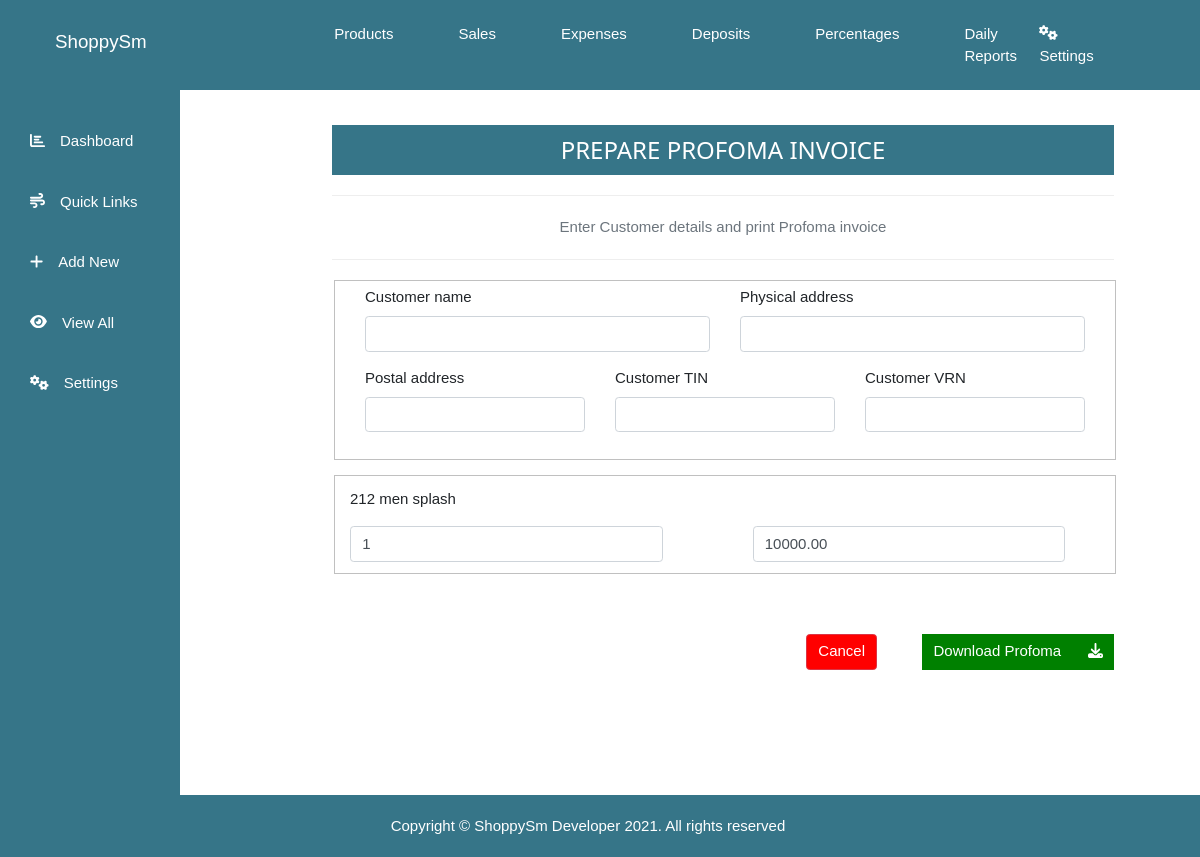
Screenshot of /Create/Invoice/3259/Profoma (signed in) with the database file from the repository.
### istock_app/models.py (models this page shows, shortened)
class OrderItem(models.Model):
    product = models.ForeignKey(products, on_delete = models.SET_NULL, null = True, blank = True)
    sale = models.ForeignKey(sales, on_delete = models.SET_NULL, null = True, blank = True)
    quantity = models.PositiveIntegerField(default = 0, null = True, blank = True)
    date_added = models.DateTimeField(auto_now_add = True)
    price = models.FloatField(null = True, blank = True)
    buying_price = models.FloatField(null = True, blank = True)
    product_name = models.CharField(max_length = 200, null = True, blank = True)

class products(models.Model):
    code = models.CharField(max_length = 10, null=True, blank=True)
    product_name = models.CharField(max_length = 200, unique=True)
    quantity = models.PositiveIntegerField(default = 0)
    buying_price_per_each = models.FloatField(default = 0)
    selling_price_per_each = models.FloatField(default = 0)
    class Meta:
        verbose_name_plural = 'Products'

### istock_app/views.py (the view)
# urls.py: path('Create/Invoice/<int:id>/Profoma', views.prepareProfomaInvoice, name='prepare_profoma_invoice'),
@login_required
def prepareProfomaInvoice(request, id):
    order = sales.objects.get(id = id)
    order.profoma = True
    order.save()
    order.ordered = True
    order.save()
    orderItems = order.orderitem_set.all()
    form = addSalesForm(request.POST or None)
    myTemplate = 'istock/invoice/prepareInvoice.html'
    context = {
        'order': order,
        'form': form,
        'orderItems': orderItems,
    }
    return render(request, myTemplate, context)

### istock_app/forms.py
class addSalesForm(forms.ModelForm):
    class Meta:
        model = sales
        fields = ['customer_name','physical_address', 'postal_address', 'customer_TIN', 'customer_VRN']
        labels = {
            'TIN Number': 'customer_TIN',
            'VRN Number': 'customer_VRN',
        }

### accounts/models.py (called while the page is built)
    def __str__(self):
        return self.username

### istock_app/models.py (called while the page is built)
    def __str__(self):
        return str(self.id)

### istock_app/templates/istock/invoice/prepareInvoice.html (shortened to what this page needs)
{% extends 'istock/base.html' %}
{% load crispy_forms_tags %}
{% block content%}
  <div class="outer_container">
    <div class="container">
      <div class="row">
        <div class="col-md-10 offset-md-1">
          <div class="contents">
            <div class="heading mt-5">
            <h3> PREPARE {% if order.profoma %} PROFOMA {% endif %} INVOICE </h3>
            </div> <hr>
            <form {% if order.profoma %} action="{% url 'profoma' order.id %}" {% else %} action="{% url 'update_sales' order.id %} " {% endif %} method="post">
                <div class="help-text text-center text-secondary">
                  <p>Enter Customer details and print {% if order.profoma %} Profoma {% else %} an {% endif %} invoice</p>
                </div>
                <hr>
                  <fieldset class="form-group col-md-12">
                  <div class="d-flex">
                    <div class="col-md-6">
                        {{ form.customer_name | as_crispy_field }}
                    </div>
                    <div class="col-md-6">
                        {{ form.physical_address | as_crispy_field }}
                    </div>
                  </div>
                  <div class="d-flex">
                    <div class="col-md-4">
                        {{ form.postal_address | as_crispy_field }}
                    </div>
                    <div class="col-md-4">
                        {{ form.customer_TIN | as_crispy_field }}
                    </div>
                    <div class="col-md-4">
                        {{ form.customer_VRN | as_crispy_field }}
                    </div>
                  </div>
                  </fieldset>
                  {% for item in orderItems %}
                    <fieldset class="form-group col-md-12">
                        <label for="name" class="form-group mt-2">{{item.product.product_name}}</label>
                        <div class="d-flex">
                            <input type="number" class="form-control col-md-5 mr-5" name="{{ item.product.product_name }}" value="{{ item.quantity }}">
                            <input type="number" class="form-control col-md-5 ml-5" name="{{ item.product.id }}" value="{{ item.price|floatformat:2 }}">
                        </div>
                    </fieldset>
                  {% endfor %}
              <div class="d-flex mt-5 w3-right">
                <a {% if order.profoma %} href="{% url 'add_sales' %}" {% else %} href="{% url 'cancel-invoice' order.id %}" {% endif %} class="btn btn-danger" style="background:red"> {% if order.profoma %} Cancel {% else %} Cancel Order{% endif %}</a>
                <button class="btn btn-success ml-5" style="background:green" type="submit" name="button">{% if order.profoma %} Download Profoma <i class="fa fa-download ml-4"></i> {% else %} Next <i class="fa fa-arrow-right ml-4"></i>{% endif %}</button>
              </div>
            </form>
          </div>
        </div>
      </div>
    </div>
  </div>
{% endblock%}

### istock_app/static/css/w3.css (style rules this page uses)
html { box-sizing:border-box }
*,*:before,*:after { box-sizing:inherit }
html { -ms-text-size-adjust:100%;-webkit-text-size-adjust:100% }
body { margin:0 }
a { background-color:transparent }
hr { box-sizing:content-box;height:0;overflow:visible }
button,input,select,textarea,optgroup { font:inherit;margin:0 }
button,input { overflow:visible }
button,select { text-transform:none }
button,[type=button],[type=reset],[type=submit] { -webkit-appearance:button }
fieldset { border:1px solid #c0c0c0;margin:0 2px;padding:.35em .625em .75em }
html,body { font-family:Verdana,sans-serif;font-size:15px;line-height:1.5 }
html { overflow-x:hidden }
h3 { font-size:24px }
h1,h2,h3,h4,h5,h6 { font-family:"Segoe UI",Arial,sans-serif;font-weight:400;margin:10px 0 }
hr { border:0;border-top:1px solid #eee;margin:20px 0 }
a { color:inherit }
.w3-right { float:right!important }

### istock_app/static/style.css (style rules this page uses)
body { --background : #367588; --hover : #adc6f0; --text : #fff; --linkNavTop: 40px; --decor: none; font-family: "Montserrat", sans-serif; }
body a { text-decoration: var(--decor); }
.outer_container .contents { padding: 80px 0px; width: 80%; position:relative; left: 18vw; width: 85%; position:relative; left: 16vw; }
.outer_container .contents .heading { padding: 1px 0px; background: var(--background); height:50px; text-align: center; color: var(--text); }
.outer_container .row .contents form button { border: none; border-radius: 0px !important; }
.contents form button { background: var(--background) }

### rows the page displays
OrderItem: product.product_name "212 men splash", quantity "1", price "10000.00"
